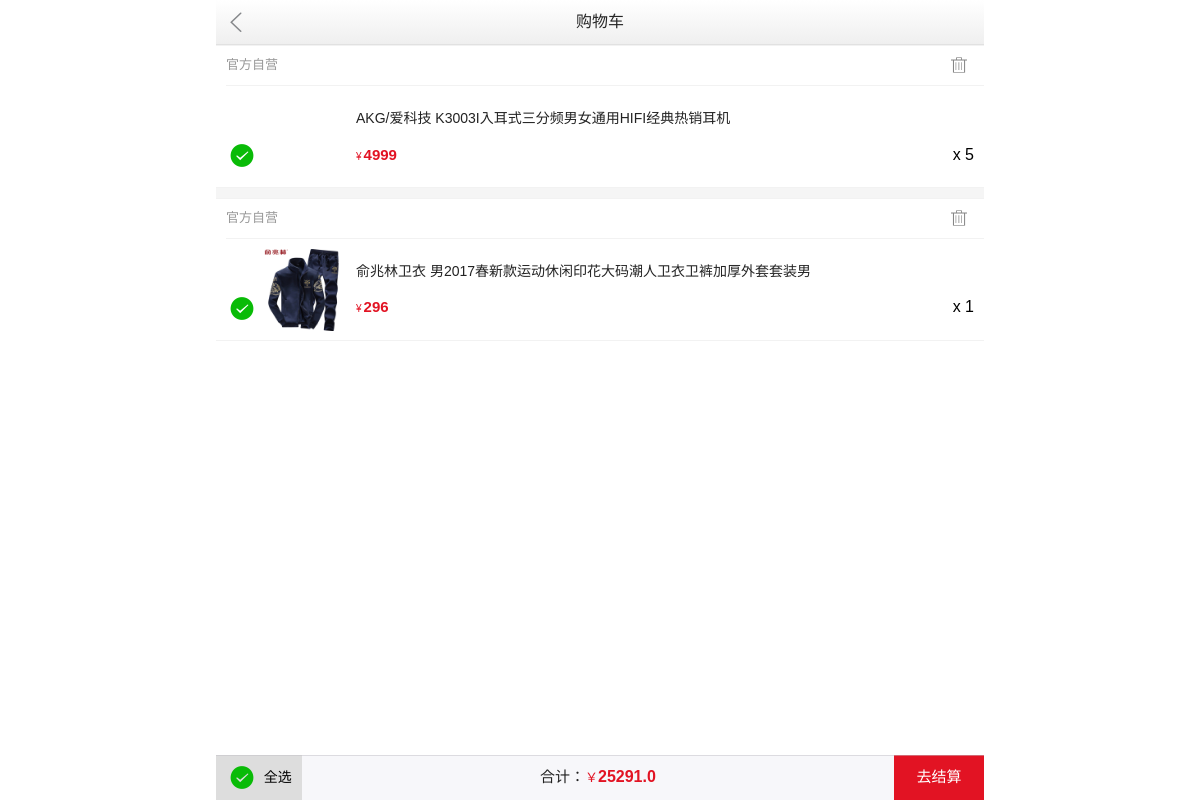
Page /cart/ (signed in) on the committed database.
### mine/models.py (models this page shows)
class Cart(models.Model):
    product = models.ForeignKey(Product, verbose_name='产品')
    order = models.ForeignKey(Order, verbose_name='订单', related_name='carts', null=True, blank=True)
    user = models.ForeignKey(User, verbose_name='用户', related_name='carts')
    count = models.PositiveIntegerField('购买数量', default=1)
    status = models.SmallIntegerField('状态', choices=constants.TRANS_STATUS,
                                      default=constants.TRANS_STATU_INIT)
    name = models.CharField('商品名称', max_length=128)
    img = models.ImageField('商品主图', max_length=256, null=True, blank=True)
    price = models.IntegerField('销售价（积分）', default=5)
    origin_price = models.FloatField('原价', default=0)
    amount = models.FloatField('总和', default=0)
    created_at = models.DateTimeField('创建时间', auto_now_add=True)
    updated_at = models.DateTimeField('最后更新时间', auto_now=True)
    class Meta:
        verbose_name = '我的购物车'
        verbose_name_plural = '我的购物车'
        db_table = 'mine_cart'
        ordering = ['-created_at']

### part3_django/views.py (the view)
# urls.py: url(r'^product/cart/add/(?P<pk>\S+)/$', views.cart_add, name='cart_add'),
def cart(request):
    return render(request, 'shopcart.html', {})

### system/context_processors.py (called while the page is built)
def shop_cart(request):
    user = request.user
    cart_list = []
    cart_total = {}
    if user.is_authenticated:
        cart_list = user.carts.filter(status=constants.TRANS_STATU_INIT)
        cart_total = cart_list.aggregate(sum_amount=Sum('amount'), sum_count=Sum('count'))
    return {
        'constants': constants,
        'cart_list': cart_list,
        'cart_total': cart_total
    }

### templates/shopcart.html (shortened to what this page needs)
{% extends 'base/base.html' %}
{% load static %}
{% block container %}
    <header class="wy-header">
      <div class="wy-header-icon-back"><span></span></div>
      <div class="wy-header-title">购物车</div>
    </header>
    <div class="weui-content">
      {% for item in cart_list %}
      {% with prodInfo=item.product %}
      <div class="weui-panel weui-panel_access">
        <div class="weui-panel__hd">
          <span>官方自营</span
          ><a href="javascript:;" class="wy-dele"></a>
        </div>
        <div class="weui-panel__bd">
          <div class="weui-media-box_appmsg pd-10">
            <div class="weui-media-box__hd check-w weui-cells_checkbox">
              <label class="weui-check__label" for="cart-pto1">
                <div class="weui-cell__hd cat-check">
                  /><i class="weui-icon-checked"></i>
                </div>
              </label>
            </div>
            <div class="weui-media-box__hd">
              <a href="{% url 'mall:product_info' prodInfo.uid %}"
                ><img class="weui-media-box__thumb" src="{{ item.img.url }}" alt=""
              /></a>
            </div>
            <div class="weui-media-box__bd">
              <h1 class="weui-media-box__desc">
                <a href="{% url 'mall:product_info' prodInfo.uid %}" class="ord-pro-link"
                  >{{ item.name }}</a
                >
              </h1>
              <div class="clear mg-t-10">
                <div class="wy-pro-pri fl">
                  ¥<em class="num font-15">{{ item.price }}</em>
                </div>
                <div class="pro-amount fr">
                    x {{ item.count }}
                </div>
              </div>
            </div>
          </div>
        </div>
      </div>
      {% endwith %}
      {% endfor %}
    </div>
    <div class="foot-black"></div>
    <div class="weui-tabbar wy-foot-menu">
      <div class="npd cart-foot-check-item weui-cells_checkbox allselect">
        <label class="weui-cell allsec-well weui-check__label" for="all">
          <div class="weui-cell__hd">
            <i class="weui-icon-checked"></i>
          </div>
          <div class="weui-cell__bd">
            <p class="font-14">全选</p>
          </div>
        </label>
      </div>
      <div class="weui-tabbar__item  npd">
        <p class="cart-total-txt">
          合计：<i>￥</i><em class="num font-16" id="zong1">{{ cart_total.sum_amount|default_if_none:'0' }}</em>
        </p>
      </div>
      <a href="{% url 'mine:order_submit' %}" class="red-color npd w-90 t-c">
        <p class="promotion-foot-menu-label">去结算</p>
      </a>
    </div>
{% endblock %}

### static/css/style.css (style rules this page uses)
html { -ms-text-size-adjust: 100%; -webkit-text-size-adjust: 100%; -webkit-tap-highlight-color :rgba(0, 0, 0, 0); -moz-tap-highlight-color :rgba(0, 0, 0, 0); }
body { font-family: "PingFangSC-Regular", "STHeitiSC-Light", "Microsoft Yahei", Arial, Helvetica, sans-serif; margin: 0; background-color: #fff; height: 100%; overflow-x: hidden; -webkit-overflow-scrolling: touch; margin:0 auto; }
article, aside, details, figcaption, figure, footer, header, hgroup, main, nav, section, summary { display: block; }
em,s,i { font-style:normal; }
img { border: 0; vertical-align: middle; }
h1, h2, h3, h4, h5, h6, p, figure, form, blockquote { margin: 0; }
.container { max-width: 768px; }
.pd-10 { padding:10px; }
.mg-t-10 { margin-top:10px; }
.weui-content { background:#f5f5f5; }
.clear:after,.clear:before { clear:both; display:block; content:""; }
.num { font-family:Arial, Helvetica, sans-serif; }
.t-c { text-align:center; }
.red-color { background-color:#e21323; }
.font-14 { font-size:14px; font-weight:normal; }
.font-15 { font-size:15px; }
.font-16 { font-size:16px; }
.w-90 { width:90px; }
.fl { float:left; }
.fr { float:right; }
header,.weui-navbar { background: -moz-linear-gradient(top, #fff 0%, #efefef 100%); background: -webkit-gradient(linear, left top, left bottom, color-stop(0%,#fff), color-stop(100%,#efefef)); background: -webkit-linear-gradient(top, #fff 0%,#efefef 100%); background: -o-linear-gradient(top, #fff 0%,#efefef 100%); background: -ms-linear-gradient(top, #fff 0%,#efefef 100%); background: linear-gradient(to bottom, #fff 0%,#efefef 100%); }
.foot-black { height:48px; clear:both; }
.weui-tabbar.wy-foot-menu { position:fixed; max-width: 768px; }
.wy-pro-pri { color:#e21323; font-size:10px; margin-top:3px; line-height:20px; }
.weui-media-box__desc { color:#454545; }
.wy-pro-pri em { font-weight:bold; margin-left:2px; }
.weui-media-box_appmsg .weui-media-box__hd { width:82px; height:82px; margin-right:10px; }
.weui-media-box__desc { line-height:1.4; }
.promotion-foot-menu-label { line-height:40px; font-size:15px; color:#fff; }
.wy-header { height:44px; border-bottom:1px solid #e1e1e1; position:relative; }
.wy-header-icon-back { position: absolute; left:0; top:0; width: 40px;height: 44px; }
.wy-header-icon-back span { width:20px;height:20px; margin: 12px 0 0 10px; background:url(../images/icon-back.png) no-repeat; background-size:20px; display:block; }
.wy-header-title { margin: 0 50px;text-align: center;height: 44px;line-height: 44px;font-size: 16px; color:#252525; }
.ord-pro-link { font-size:14px; font-weight:normal; color:#232323;overflow: hidden;text-overflow: ellipsis;white-space: nowrap;word-wrap: normal;word-wrap: break-word;word-break: break-all; line-height:1.8; display:block; }
.weui-media-box_appmsg .weui-media-box__hd.check-w { width:33px; margin-right:5px; }
.weui-cell__hd.cat-check { margin-top:29px; }
.weui-tabbar__item.npd,.wy-foot-menu .npd { padding:2px 0; }
.cart-total-txt { font-size:15px; color:#222; line-height:40px; }
.cart-total-txt em { font-size:16px; font-weight:bold; color:#e21323; }
.cart-total-txt i { color:#e21323; font-size:13px; }
.cart-foot-check-item { padding:0 10px; line-height:40px; background:#ddd; text-align:center; }
.wy-dele { width:20px; height:20px; float:right; background:url(../images/icon-dele.png) no-repeat; display:block; background-size:20px; }
.weui-cell.allsec-well { padding:0 10px; }
.weui-panel__hd { padding:10px 15px 10px 10px; }
.weui-panel__hd:after { left:10px; }

### rows in the picture
Cart: name "AKG/爱科技 K3003I入耳式三分频男女通用HIFI经典热销耳机", price "4999", count "5"
Cart: img (picture), name "俞兆林卫衣 男2017春新款运动休闲印花大码潮人卫衣卫裤加厚外套套装男", price "296", count "1"

### other values in the picture
{{ cart_total.sum_amount|default_if_none:'0' }} "25291.0"
